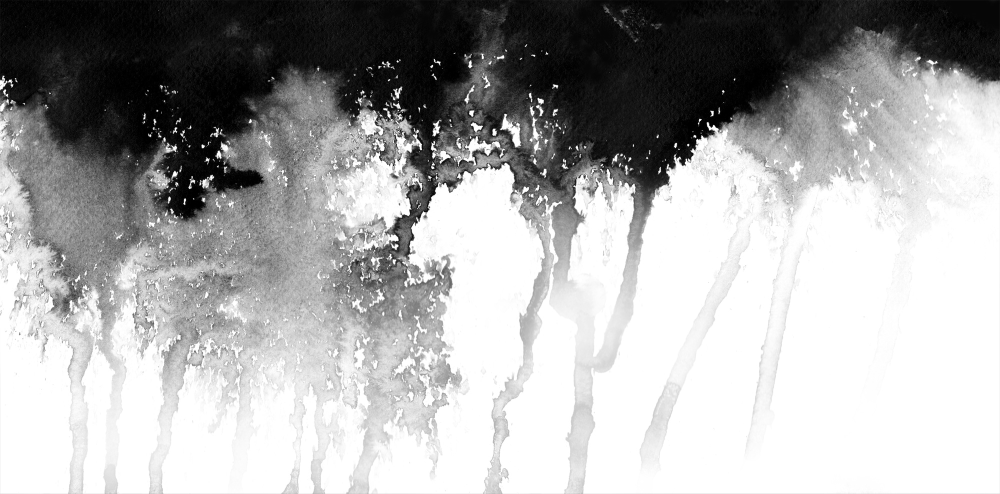
#> input picture jam_image_filter/assets/ombre.jpg, 2000 x 987 px (shown at 1/2 size)
$ python kaleidoscope.py assets/ombre.jpg out.png   (older library calls are emulated)
#> lines starting #> are read from the running program, lines starting #| are printed output that depends on the picture
#> further down, image is the input picture: PIL image 2000x987 RGB; min 0, max 255, mean 169.4
### jam_image_filter/util.py
import math
import colorsys
import scipy
import scipy.cluster
import scipy.misc
import operator
import math
import Image
import numpy as np
import random

WIDTH = 1700
HEIGHT = 540

def rgb_to_gray(r, g, b, a = None):
    return 0.299 * r + 0.587 * g + 0.114 * b

# [119 lines left out: functions get_avg_gray, get_dominant_colours, pad_colours, order_colours_by_brightness, order_colours_by_hue, order_colours_by_saturation and 4 more, not called in this run]

def max_size(im, target_width, target_height):
#> called with target_width = 400, target_height = 400
    width, height = im.size
#> width = 2000; height = 987
    scale = max(width / target_width, height / target_height)
#> scale = 5
    if scale > 1:
        return im.resize((width / scale, height / scale))
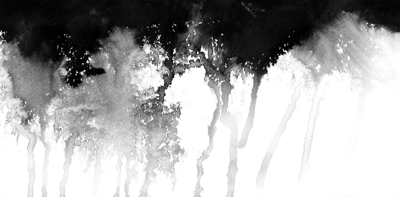
#> returned value: PIL image 400x197 RGB; min 0, max 255, mean 169.3
    else:
        return im

# [82 lines left out: functions interpolate_colour, create_gradient, rgb_to_hls, hls_to_rgb, modify_hls, rgb_to_hsv and 3 more, not called in this run]

### jam_image_filter/kaleidoscope.py
import sys
from PIL import Image
import util

def kaleidoscope(original, max_width=400, max_height=400, darken=True):
    original = original.convert('RGB')
    original = util.max_size(original, max_width, max_height)
    width, height = original.size
#> width = 400; height = 197
    original_pix = original.load()

    length = min(height, width)
#> length = 197

    new = Image.new('RGB', (length * 2, length * 2))
#> new: PIL image 394x394 RGB; every value is 0
    new_pix = new.load()

    for part in xrange(8):

        reverse = part in [1, 4, 6, 7]
        flip = part in [3, 4, 5, 6]
        turn = part in [2, 3, 6, 7]

        for y in xrange(length):
            for x in xrange(length - y - 1, length):

                if turn:
                    to_x = length + y + 1
                    to_y = length + (length - x) - 1
                else:
                    to_x = x
                    to_y = length + y

                if reverse:
                    to_x = 2 * length - to_x - 1
                if flip:
                    to_y = 2 * length - to_y - 1

                try:
                    new_pix[to_x, to_y] = original_pix[x, y]
                except IndexError:
                    pass

    if darken:
        new = new.point(lambda p: p * .8)
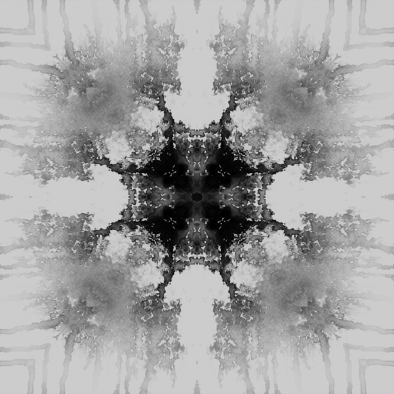
#> new: PIL image 394x394 RGB; min 0, max 204, mean 162.5

    return new

if __name__ == '__main__':
    image = Image.open(sys.argv[1])
    image = kaleidoscope(image)
    image.save(sys.argv[2], quality=90)

$ run again, on jam_image_filter/assets/airbrush.png
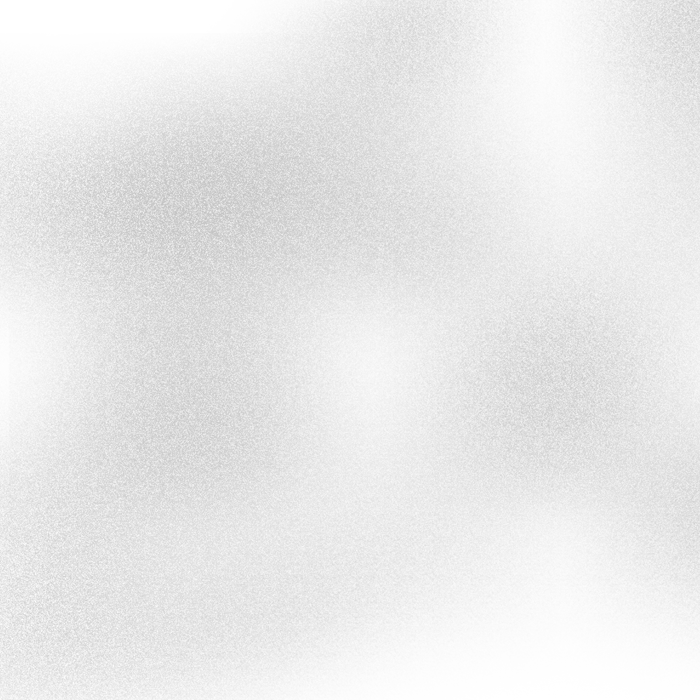
#> input picture jam_image_filter/assets/airbrush.png, 700 x 700 px
#> image is the input picture: PIL image 700x700 RGBA; mean R, G, B, A 57.2, 57.2, 57.2, 27.4
#> in kaleidoscope, `original = original.convert('RGB')`:
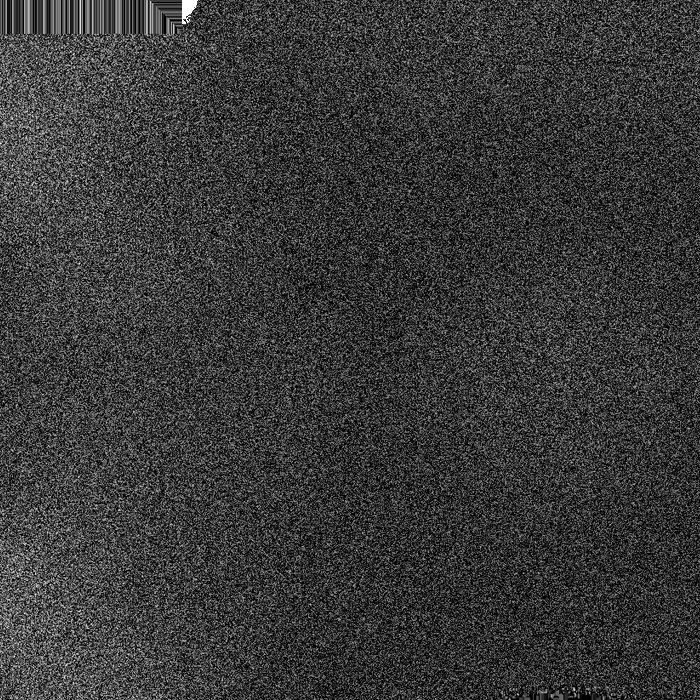
#> original: PIL image 700x700 RGB; min 0, max 255, mean 57.2
#> in kaleidoscope, `new = new.point(lambda p: p * .8)`:
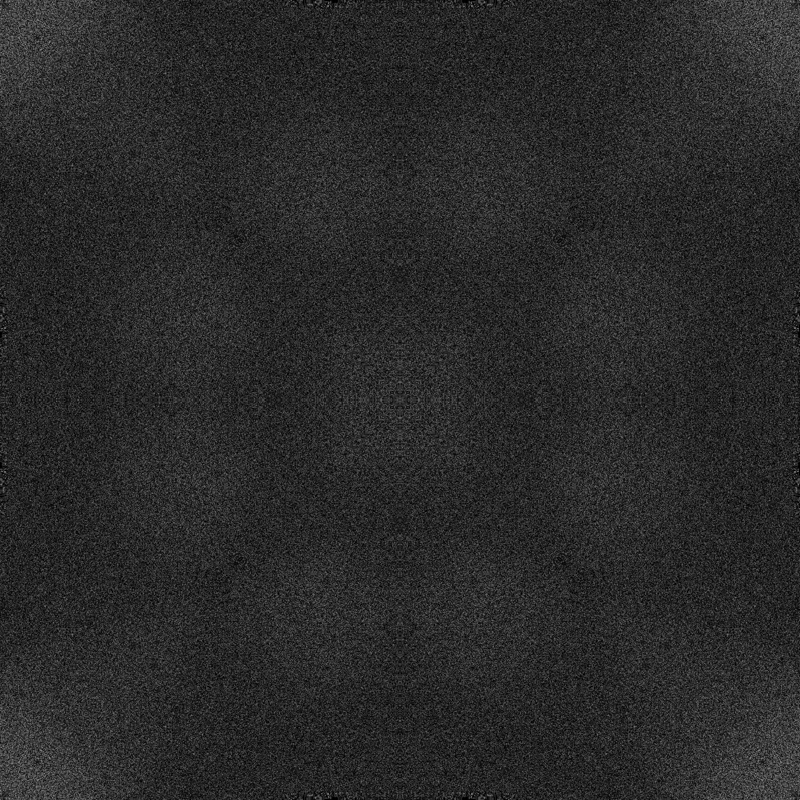
#> new: PIL image 800x800 RGB; min 0, max 131, mean 42

$ run again, on jam_image_filter/assets/leaves.png
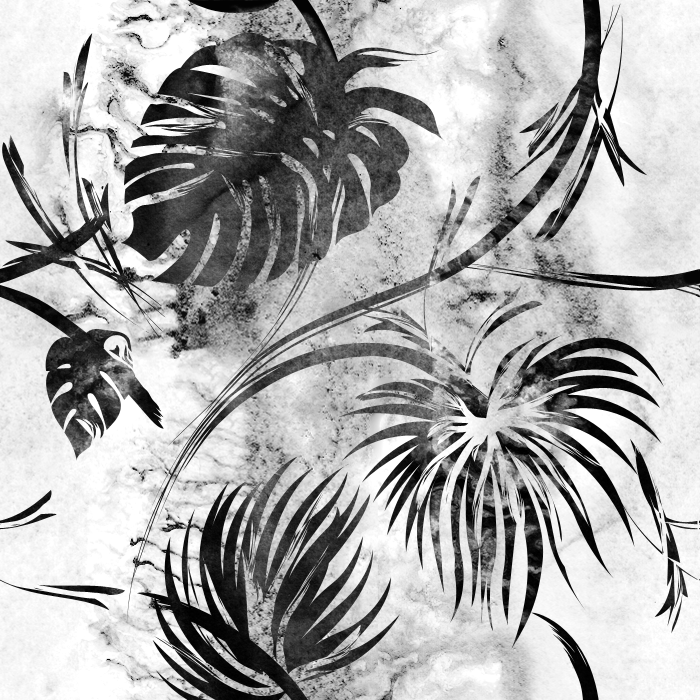
#> input picture jam_image_filter/assets/leaves.png, 700 x 700 px
#> image is the input picture: PIL image 700x700 RGB; min 0, max 255, mean 172
#> in max_size, `return im.resize((width / scale, height / scale))`:
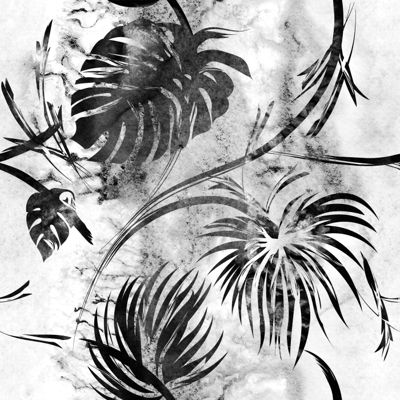
#> returned value: PIL image 400x400 RGB; min 0, max 255, mean 172
#> in kaleidoscope, `new = new.point(lambda p: p * .8)`:
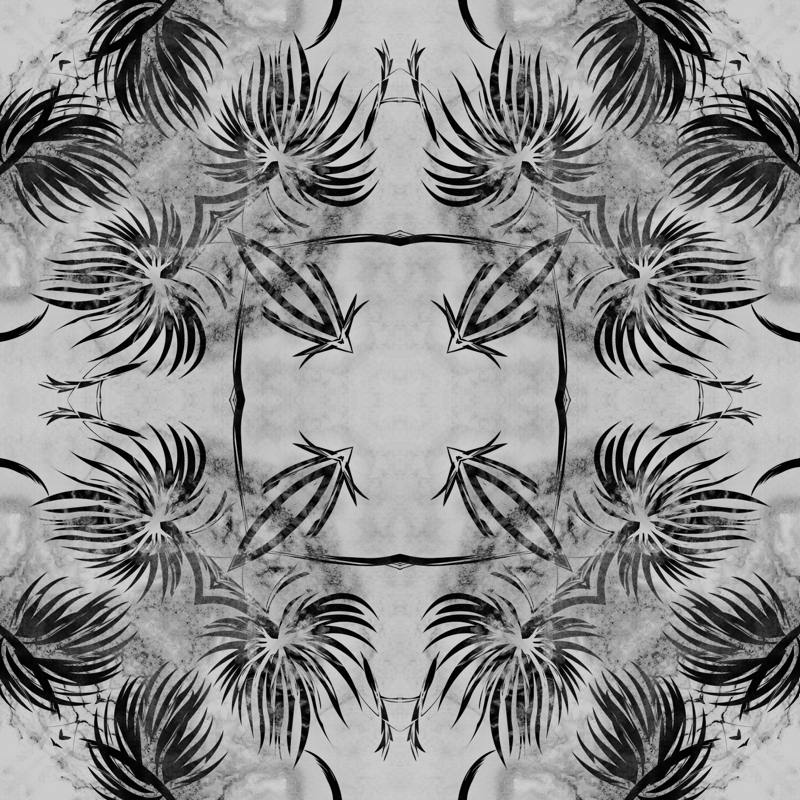
#> new: PIL image 800x800 RGB; min 0, max 204, mean 138.4

$ run again, on jam_image_filter/assets/leopard.png
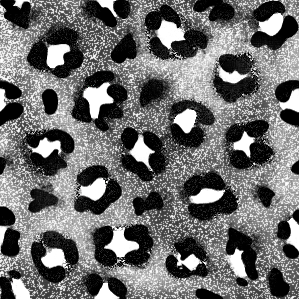
#> input picture jam_image_filter/assets/leopard.png, 299 x 299 px
#> image is the input picture: PIL image 299x299 RGBA; mean R, G, B, A 21.6, 21.6, 21.6, 153.8
#> in kaleidoscope, `original = original.convert('RGB')`:
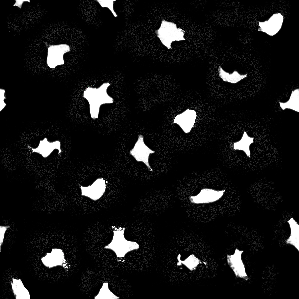
#> original: PIL image 299x299 RGB; mean R, G, B 21.6, 21.6, 21.6
#> in kaleidoscope, `new = new.point(lambda p: p * .8)`:
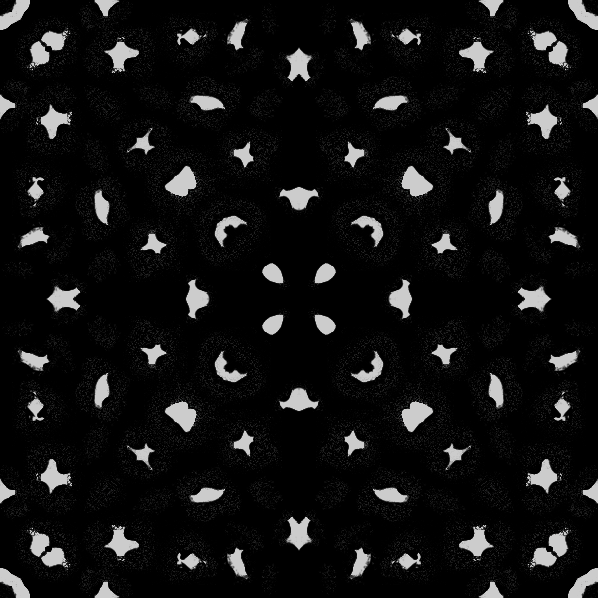
#> new: PIL image 598x598 RGB; mean R, G, B 18.4, 18.4, 18.4
